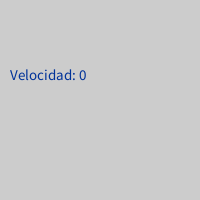
Frame 1 (no input)
Frame 2 (the mouse pressed at the canvas centre, redrawn once): identical to frame 1, image omitted

The Processing sketch that drew this single still picture (run headless with seeded random() and noise(); the mouse was pressed at the canvas centre and the sketch redrawn once):

// Processing sketch: VelocidadMotor1
// ── VelocidadMotor1.pde

int y=0;

void setup() {
  size(200, 200);
  noLoop();
}

void draw() {
  background(204);
  fill(0, 50, 153);
  textSize(15);
  text("Velocidad: " + y, 10, 80);
}


void mouseDragged() 
{
  y = pmouseX;
  if (y > 255) {
    y = 255;
  }
  if (y < 0) {
    y = 0;
  }
  redraw();
}

void mouseReleased() {
  println(y);
}
